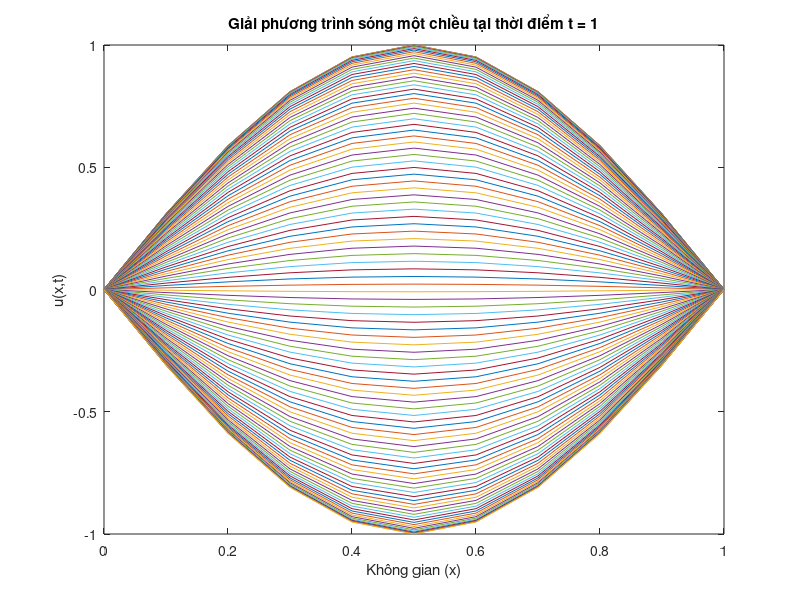

Reproduce this figure in MATLAB.
% Khởi tạo các thông số
L = 1;
T = 1;
c = 1;
N = 10;
M = 100;
dx = L / N;
dt = T / M;

% Tạo vector x và t
x = 0:dx:L;
t = 0:dt:T;

% Khởi tạo ma trận u
u = zeros(N+1, M+1);

% Điều kiện ban đầu
u(:, 1) = sin(pi * x);
u(:, 2) = u(:, 1);

% Hệ số tính toán
alpha = (c * dt / dx)^2;

% Lặp qua các bước thời gian
for n = 2:M
   for i = 2:N
       u(i, n+1) = 2 * u(i, n) - u(i, n-1) + alpha * (u(i+1, n) - 2 * u(i, n) + u(i-1, n));
   end
   % Điều kiện biên
   u(1, n+1) = 0;
   u(N+1, n+1) = 0;
end

% Vẽ đồ thị 2D của u(x, t) tại các thời điểm khác nhau
figure;
for n = 1:M+1
    plot(x, u(:, n));
    hold on;
    xlabel('Không gian (x)');
    ylabel('u(x,t)');
    title(['Giải phương trình sóng một chiều tại thời điểm t = ', num2str((n-1)*dt)]);
    pause(0.1); % Tạo độ trễ để xem rõ hơn các bước
end
hold off;
